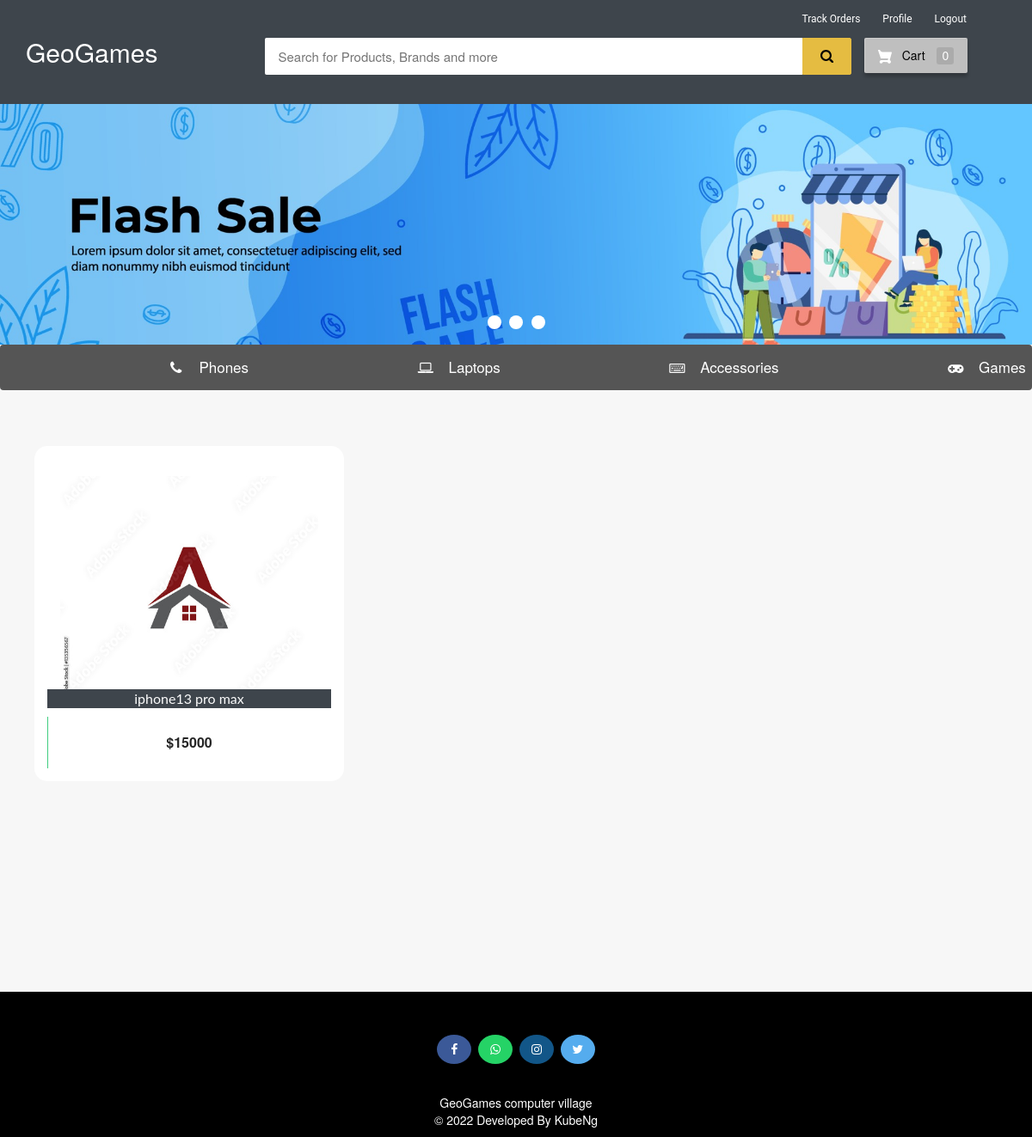
The app's page /customer-laptop (signed in) with its own data.
### ecom/models.py (models this page shows, shortened)
class Product_laptop(models.Model):
    name=models.CharField(max_length=40)
    product_image= models.ImageField(upload_to='product_image/',null=True,blank=True)
    price = models.PositiveIntegerField()
    description=models.CharField(max_length=40)

### ecom/views.py (the view)
# urls.py: path('customer-laptop', views.customer_home_view_laptop,name='customer-laptop'),
def customer_home_view_laptop(request):
    product_laptop=models.Product_laptop.objects.all()
    if 'product_ids' in request.COOKIES:
        product_ids = request.COOKIES['product_ids']
        counter=product_ids.split('|')
        product_count_in_cart=len(set(counter))
    else:
        product_count_in_cart=0
    return render(request,'ecom/customer_laptop.html',{'product_laptop':product_laptop,'product_count_in_cart':product_count_in_cart})

### templates/ecom/customer_laptop.html (shortened to what this page needs)
{% extends 'ecom/homebase.html' %}
{% load static %}
{% block content %}
<div class="row">
  <div class="col-md-12">
    <div class="slider-container">
      <div class="menu">
        <label for="slide-dot-1"></label>
        <label for="slide-dot-2"></label>
        <label for="slide-dot-3"></label>
      </div>
        <div class="slide slide-1"></div>
    </div>
  </div>
</div>
{% include "ecom/tab.html" %}
{%if product_laptop%}
<br>
  <div class="row">
      {% for p in product_laptop %}
      <div class="column">
      <div class="container page-wrapper" style="width: 450px;">
        <div class="page-inner">
          <div class="row">
            <div class="el-wrapper">
              <div class="box-up">
                <img class="img" src="{% static p.product_image.url %}" alt="product pic" height="300px" width="300px">
                <div class="img-info">
                  <div class="info-inner">
                    <span style="background-color:#3e454c; color:fbfbfb;"class="p-company">{{p.name}}</span>
                  </div>
                </div>
              </div>
              <div class="box-down">
                <a class="cart" href="{% url 'add-to-cart' p.id  %}">
                  <span class="price">${{p.price}}</span>
                  <span class="add-to-cart">
                    <span class="txt"><i class="fa fa-shopping-cart"></i> Add To Cart</span>
                  </span>
                </a>
              </div>
            </div>
          </div>
        </div>
      </div>
      </div>
  {% endfor %}
</div>
{%else%}
<h3 style="text-align:center; color:#3E454C;">No Search Found</h3>
{%endif%}
<br><br><br>
<br><br><br><br><br><br><br><br><br><br><br><br>
{% endblock content %}

### templates/ecom/homebase.html (style rules this page uses)
body { background-color: #f7f7f7; }
.menu { cursor: pointer }
.fa { padding: 10px; font-size: 23px; width: 40px; text-align: center; text-decoration: none; margin: 5px 2px; border-radius: 50%; }
a { border-radius: 50px }

### templates/ecom/customer_navbar.html (style rules this page uses)
body { background-color: #f7f7f7; }
.menu { cursor: pointer }

### records on screen
Product_laptop: product_image (picture), name "iphone13 pro max", price "15000"

### other values on screen
{{ product_count_in_cart }} "0"
